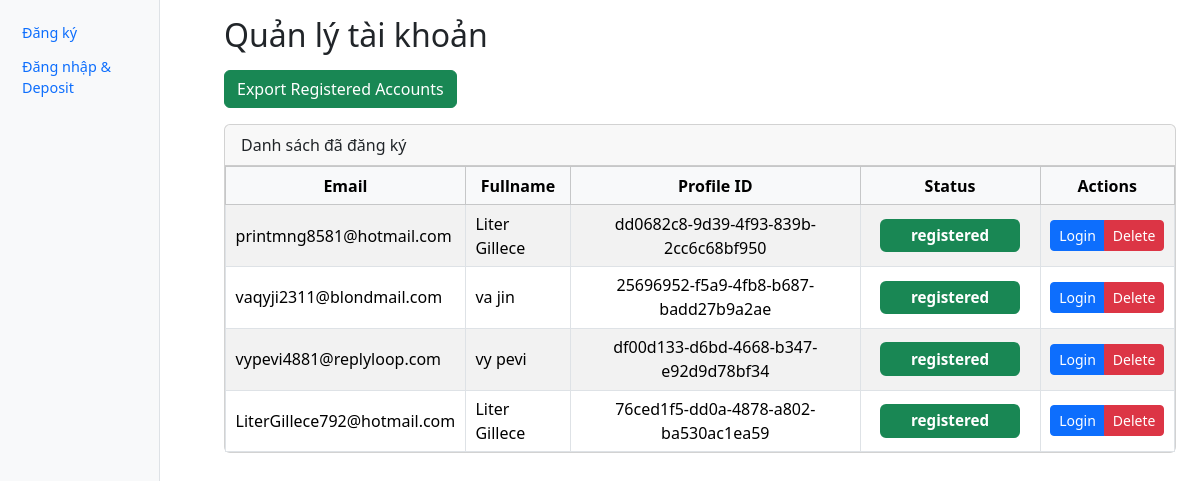
The page /manage on the database as committed earlier.
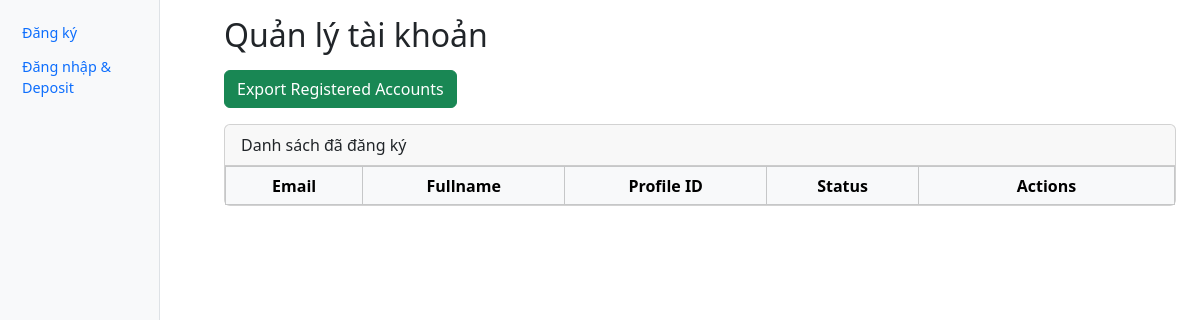
The same page on the database as committed later.
### tables this page shows
CREATE TABLE accounts (
        id INTEGER PRIMARY KEY AUTOINCREMENT,
        email TEXT NOT NULL,
        password TEXT NOT NULL,
        fullname TEXT,
        status TEXT DEFAULT 'idle',   -- idle | running | registered | error
        profile_id TEXT,
        proxy TEXT,
        created_at TIMESTAMP DEFAULT CURRENT_TIMESTAMP
    );

### app.py (the view)
@app.get("/manage", response_class=HTMLResponse)
def page_manage(request: Request):
    rows = get_accounts(mode="manage")
    return templates.TemplateResponse("manage.html", {
        "request": request,
        "accounts": rows,
        "active": "manage",
        "title": "Quản lý tài khoản"
    })

### templates/manage.html (shortened to what this page needs)
{% extends "base.html" %}
{% block content %}
<h2 class="mb-3">Quản lý tài khoản</h2>
<div class="mb-3">
  <a class="btn btn-success" href="/export_registered" target="_blank">
    Export Registered Accounts
  </a>
</div>
<div class="card">
  <div class="card-header">Danh sách đã đăng ký</div>
  <div class="card-body p-0">
    <div class="table-responsive">
      <table class="table table-striped table-bordered mb-0 align-middle">
        <thead class="table-light text-center">
        <tr>
          <th>Email</th>
          <th>Fullname</th>
          <th>Profile ID</th>
          <th>Status</th>
          <th style="min-width:120px">Actions</th>
        </tr>
        </thead>
        <tbody>
        {% for acc in accounts %}
          <tr data-id="{{ acc['id'] }}">
            <td>{{ acc['email'] }}</td>
            <td>{{ acc['fullname'] }}</td>
            <td class="profile text-center">{{ acc['profile_id'] or "-" }}</td>
            <td class="status text-center">
              <span class="badge bg-success">{{ acc['status'] }}</span>
            </td>
<td class="text-center">
  <div class="btn-group btn-group-sm" role="group">
    <button class="btn btn-primary"
            onclick="runAction('{{ acc.id }}','login')">Login</button>
    <button class="btn btn-danger"
            onclick="deleteAccount('{{ acc.id }}')">Delete</button>
  </div>
</td>
          </tr>
        {% endfor %}
        </tbody>
      </table>
    </div>
  </div>
</div>
{% endblock %}

Rows that differ between the two databases and show on the page:
removed accounts: email "printmng8581@hotmail.com", fullname "Liter Gillece", profile "dd0682c8-9d39-4f93-839b-2cc6c68bf950", status "registered"
removed accounts: email "vaqyji2311@blondmail.com", fullname "va jin", profile "25696952-f5a9-4fb8-b687-badd27b9a2ae", status "registered"
removed accounts: email "vypevi4881@replyloop.com", fullname "vy pevi", profile "df00d133-d6bd-4668-b347-e92d9d78bf34", status "registered"
removed accounts: email "LiterGillece792@hotmail.com", fullname "Liter Gillece", profile "76ced1f5-dd0a-4878-a802-ba530ac1ea59", status "registered"
